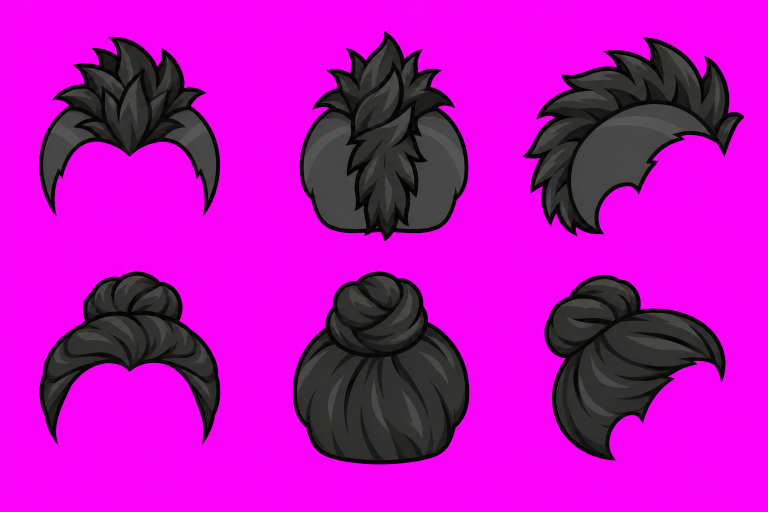
#> input picture art/hair-night-local-v1/generated/generated.png, 1536 x 1024 px, found by its file name (shown at 1/2 size)
$ python prepare_ore_ownership.py
#> lines starting #> are read from the running program, lines starting #| are printed output that depends on the picture
from PIL import Image
import numpy as np,json
from pathlib import Path
src=Image.open('art/ores-v06/generated/generated.png').convert('RGB');a=np.asarray(src).astype(int)
#> further down, src is the input picture: PIL image 1536x1024 RGB; mean R, G, B 188.2, 14.7, 186.6
cols=[0,425,800,1195,1600,src.width];rows=[0,480,src.height]
#> after `cols = [0, 425, 800, 1195, 1600, src.width]`: cols = [0, 425, 800, 1195, 1600, 1536]
#> after `rows = [0, 480, src.height]`: rows = [0, 480, 1024]
out=Image.new('RGB',(3200,1280),(255,0,255));records=[]
#> after `out = Image.new('RGB', (3200, 1280), (255, 0, 255))`:
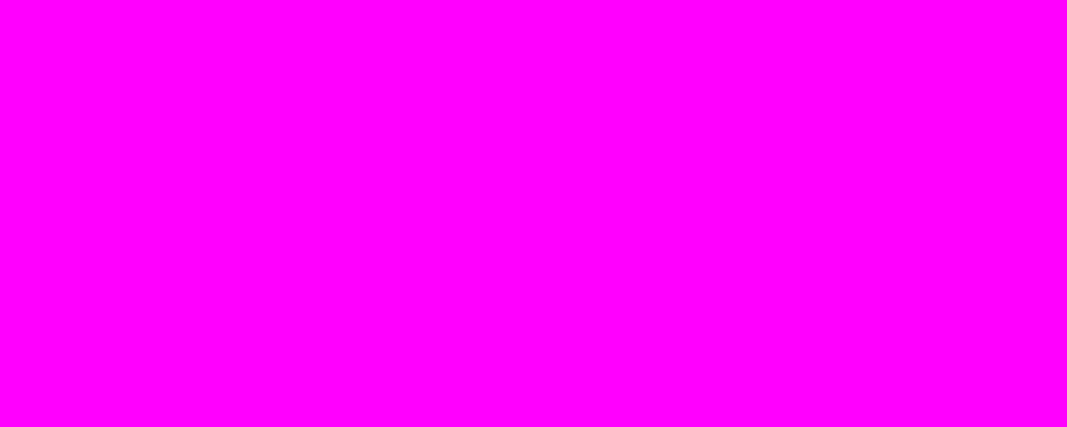
#> out: PIL image 3200x1280 RGB (shown at 1/3 size); mean R, G, B 255, 0, 255
for y in range(2):
 for x in range(5):
  box=(cols[x],rows[y],cols[x+1],rows[y+1]);im=src.crop(box);v=np.asarray(im).astype(int)
  mask=~((v[:,:,0]-v[:,:,1]>80)&(v[:,:,2]-v[:,:,1]>80))
  yy,xx=np.where(mask);b=(int(xx.min()),int(yy.min()),int(xx.max()+1),int(yy.max()+1))
#> (the run stopped early here; a loop or call above may not have finished)
